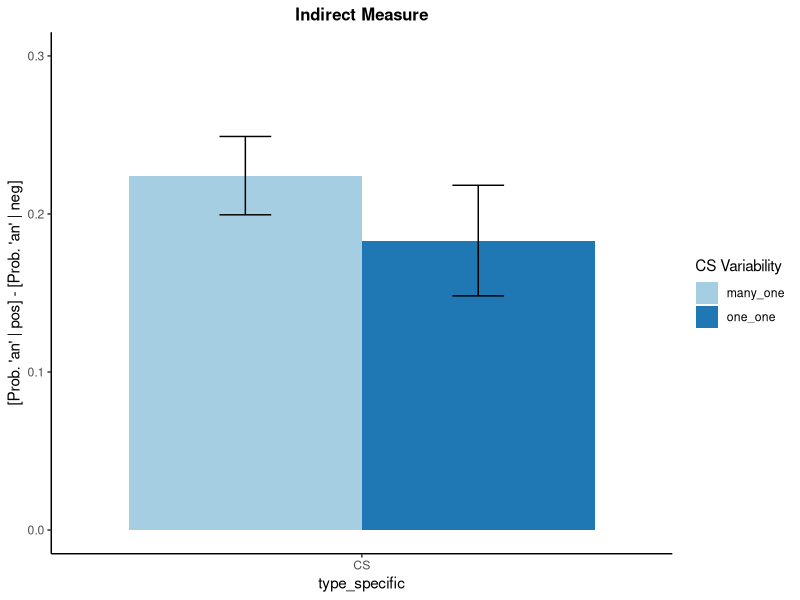

Write R code to recreate this figure. (Note: this script raises an error after producing the figure.)

################### CS Variability: one-to-one vs. many-to-one
### january, 2021
### Kathrin Reichmann

### Indirect Measure

### content:

# Key Press:
# (1) Type x CS Variability
# (2) Type x CS Variability x Measure
# (3) CS Category
# (4) individual CS exemplars
# (5) individual targets

# Reaction Times:
# (1) Type x CS Variability
# (2) Type x CS Variability x Measure

### import:
#indirect.csv

### set working directory:
setwd("\\\\sn00.zdv.uni-tuebingen.de/siskr01/Documents/Github/CSCond_analysis/CSCond_analysis/data")
#setwd("C:/Users/reich/Documents/GitHub/CSCond_analysis/data")

library(dplyr)
#library(tidyverse)

#Plot
library(ggplot2)

#Analysis
library(afex)
library(lme4)

#Functions
CI <- function(x) qnorm(0.975)*sd(x)/sqrt(length(x))
se <- function(x) sd(x)/sqrt(length(x))

setwd("\\\\sn00.zdv.uni-tuebingen.de/siskr01/Documents/Github/CSCond_analysis/CSCond_analysis/data")
#setwd("C:/Users/reich/Documents/GitHub/CSCond_analysis/data")


#import data
indirect <- read.csv2('indirect.csv', header = TRUE)
str(indirect)

as_factor <- c("subject", "val", "condition_code", "condition", "measure", "measure_code", "type", "type_specific", "category", "cs_selected")

for (factor in as_factor){
  indirect[, factor] <- as.factor(indirect[,factor])
}

indirect$type_specific <- factor(indirect$type_specific, levels = c("CS", "GS same", "GS different", "Feature"))
str(indirect)

# calculate probabilities -------------------------------------------------


#generate variable prob
dataIndirect <- aggregate(response ~ subject + condition_code + condition + measure + val + type + type_specific, indirect, sum )
dataIndirect$nr_val <- aggregate(response ~ subject + condition_code + condition + measure + val + type + type_specific, indirect, length)[[8]]
dataIndirect$prob <- (dataIndirect$response/dataIndirect$nr_val) #prob: proportion "angenehm" of all stimuli in a combination of conditions
head(dataIndirect)

#generate variable diff
for (name in unique(dataIndirect$type_specific)){
  temp <- dataIndirect[dataIndirect$type_specific == name,];
  dataIndirect$diff[dataIndirect$type_specific == name] <- temp$prob[temp$val == "pos"] - temp$prob[temp$val == "neg"]
}

#columns for all "angenehm" and "unangenehm" answers
dataIndirect$an <- dataIndirect$response #column for "unangenehm" answer
dataIndirect$un <- dataIndirect$nr_val - dataIndirect$response #column for "angenehm" answer
head(dataIndirect)


### Plot difference scores: CS Variability x Type

barplotDiffData <- aggregate(diff ~ condition + type_specific, dataIndirect, mean)
barplotDiffData$se <- aggregate(diff ~ condition + type_specific, dataIndirect, se)[[3]]


barplotDiff <- ggplot(barplotDiffData, aes (x = type_specific, y = diff, fill = condition)) +
  geom_bar(stat = 'identity', position = position_dodge(), show.legend = TRUE) +
  geom_errorbar(aes(ymin= diff - se, ymax= diff + se), width=.2,
                position=position_dodge(.9)) +
  ggtitle("Indirect Measure") + 
  scale_fill_brewer(palette = "Paired") +
  theme_classic() +
  theme(plot.title = element_text (hjust = 0.5, face = "bold", size = 12)) +
  labs(fill = "CS Variability") +
  scale_y_continuous (name = "[Prob. 'an' | pos] - [Prob. 'an' | neg]", breaks = seq(0, 0.3, 0.1), limits = c(0, 0.3))
barplotDiff


################### one-sample t-tests
#H0: mu = 0
#H1: mu not equal to 0 -> EC effect is significant

#for GS different
t.test(dataIndirect$diff[dataIndirect$condition == "one_one" & dataIndirect$type_specific == "GS different"], mu = 0, alternative = "two.sided")
t.test(dataIndirect$diff[dataIndirect$condition == "many_one" & dataIndirect$type_specific == "GS different"], mu = 0, alternative = "two.sided")


################### (1) CS Variability x Type (CS vs. GS same)

#Hypothesis: interaction type x CS Variability


CSGSsame <- dataIndirect[dataIndirect$type_specific == "CS" | dataIndirect$type_specific == "GS same",]

#### mixed-model ANOVA with CS Variability x Type (CS vs. GS same)
indirect.type <- aggregate(diff ~ condition + type_specific + subject, CSGSsame, mean)
aov_specific <- aov_car(diff ~ condition*type_specific + Error(subject/type_specific), indirect.type, anova_table = list("pes"))
aov_specific

#2-way interaction n.s.

################### CS Variability x Type (CS vs. GS same vs. GS different vs. Feature)

#### mixed-model ANOVA with CS Variability x Type (CS vs. GS same vs. GS different vs. Feature)
indirect.type <- aggregate(diff ~ condition + type_specific + subject, dataIndirect, mean)
aov_specific <- aov_car(diff ~ condition*type_specific + Error(subject/type_specific), indirect.type, anova_table = list("pes"))
summary(aov_specific)
#Departure from Sphericity, use Greenhouse-Geisser correction

#interaction n.s.
#main effect type_specific
aggregate(diff ~ type_specific, dataIndirect, mean)


##????? as linear model
lm.type_specific <- lm(diff ~ type_specific*condition, dataIndirect)
summary(lm.type_specific)

lm.type_specific2 <- lmer(diff ~ type_specific + condition + (type_specific | subject), dataIndirect)
summary(lm.type_specific)

lm.type_specific3 <- lmer(diff ~ type_specific*condition + (type_specific | subject), dataIndirect)
summary(lm.type_specific3)

anova(lm.type_specific2, lm.type_specific3)



#simple slopes
#CS
lm1 <- lm(diff ~ condition, dataIndirect[dataIndirect$type_specific == "CS",])
summary(lm1)

lm2 <- lm(diff ~ condition, dataIndirect[dataIndirect$type_specific == "GS same",])
summary(lm2)

lm3 <- lm(diff ~ condition, dataIndirect[dataIndirect$type_specific == "GS different",])
summary(lm3)

lm4 <- lm(diff ~ condition, dataIndirect[dataIndirect$type_specific == "Feature",])
summary(lm4)


################### randomly select 2 CSs in "many-to-one"

new_one <- indirect[indirect$condition == "one_one",]
new_many <- indirect[indirect$condition == "many_one",]
new_many <- new_many[!new_many$type_specific == "CS",]
new_indirect <- rbind(new_one, new_many)

for (subject in unique(indirect$subject)){
  if (indirect$condition[indirect$subject == subject] == "many_one"){
    for (cat in 1:4){
      temp <- indirect[indirect$subject == subject & indirect$type_specific == "CS" & indirect$category == cat,]
      select <- temp[1:2,]
      new_indirect <- rbind(new_indirect, select)
    }
  }
  
}

#generate variable prob
dataIndirect_new <- aggregate(response ~ subject + condition_code + condition + measure + val + type + type_specific, new_indirect, sum )
dataIndirect_new$nr_val <- aggregate(response ~ subject + condition_code + condition + measure + val + type + type_specific, new_indirect, length)[[8]]
dataIndirect_new$prob <- (dataIndirect$response/dataIndirect$nr_val) #prob: proportion "angenehm" of all stimuli in a combination of conditions
head(dataIndirect)

#generate variable diff
for (name in unique(dataIndirect_new$type_specific)){
  temp <- dataIndirect_new[dataIndirect_new$type_specific == name,];
  dataIndirect_new$diff[dataIndirect_new$type_specific == name] <- temp$prob[temp$val == "pos"] - temp$prob[temp$val == "neg"]
}

#Plot
barplotDiffData <- aggregate(diff ~ condition + type_specific, dataIndirect_new, mean)
barplotDiffData$se <- aggregate(diff ~ condition + type_specific, dataIndirect_new, se)[[3]]


barplotDiff <- ggplot(barplotDiffData, aes (x = type_specific, y = diff, fill = condition)) +
  geom_bar(stat = 'identity', position = position_dodge(), show.legend = TRUE) +
  geom_errorbar(aes(ymin= diff - se, ymax= diff + se), width=.2,
                position=position_dodge(.9)) +
  ggtitle("Indirect Measure") + 
  scale_fill_brewer(palette = "Paired") +
  theme_classic() +
  theme(plot.title = element_text (hjust = 0.5, face = "bold", size = 12)) +
  labs(fill = "CS Variability") +
  scale_y_continuous (name = "[Prob. 'an' | pos] - [Prob. 'an' | neg]", breaks = seq(0, 0.3, 0.1), limits = c(0, 0.3))
barplotDiff

#### mixed-model ANOVA with CS Variability x Type (CS -only 2 CSs vs. GS same vs. GS different vs. Feature)
indirect.type <- aggregate(diff ~ condition + type_specific + subject, dataIndirect_new, mean)
aov_specific <- aov_car(diff ~ condition*type_specific + Error(subject/type_specific), indirect.type, anova_table = list("pes"))
summary(aov_specific)
#Departure from Sphericity, use Greenhouse-Geisser correction

################### calculate Generalized Linear Model (GLM)

#GLM on (un, an) condition * type_specific * val

glm1 <- glm(cbind(un, an) ~ 1, binomial, dataIndirect) #minimal model
glm2 <- glm(cbind(un, an) ~ condition + type_specific + val, binomial, dataIndirect)
glm3 <- glm(cbind(un, an) ~ condition* type_specific + val, binomial, dataIndirect)
glm4 <- glm(cbind(un, an) ~ condition* type_specific * val, binomial, dataIndirect) #saturated model
anova(glm1, glm2, glm3, glm4, test = "LRT")
summary(glm4)

#"WK angenehm bei one_one und CS"
predict(glm4, data.frame(condition = "one_one", type_specific = "CS", val = 'neg'), type = "resp")
predict(glm4, data.frame(condition = "one_one", type_specific = "CS", val = 'pos'), type = "resp")


################## Additional plots

#plot different valences
barplotDiffData <- aggregate(prob ~ val + type_specific + condition, dataIndirect, mean)
barplotDiffData$se <- aggregate(prob ~ val + type_specific + condition, dataIndirect, se)[[4]]

barplotPosNeg <- ggplot(barplotDiffData, aes (x = type_specific, y = prob, fill = condition)) +
  facet_grid(. ~ val)+
  geom_bar(stat = 'identity', position = position_dodge(), show.legend = TRUE) +
  geom_errorbar(aes(ymin= prob - se, ymax= prob + se), width=.2,
                position=position_dodge(.9)) +
    geom_hline(yintercept = 0.5, color = "red") +
  ggtitle("Positive and Negative Valence") + 
  theme(plot.title = element_text (hjust = 0.5, face = "bold", size = 12)) +
  scale_fill_brewer(palette = "Paired") +
  scale_y_continuous(name = "Prob. of 'Angenehm'")
barplotPosNeg

#boxplot
posnegIndirectData <- aggregate(prob ~ val + type_specific + condition, dataIndirect, mean)
posnegIndirect <- ggplot(dataIndirect, aes (x = type_specific, y = prob, fill = condition)) +
  facet_grid(. ~ val) +
  stat_boxplot(geom = "errorbar") +
  geom_boxplot(show.legend = TRUE) +
  ggtitle("Positive and Negative Pairings") + 
  theme(plot.title = element_text (hjust = 0.5, face = "bold", size = 12)) +
  scale_fill_brewer(palette = "Blues") +
  scale_y_continuous(name = "Prob. of 'Angenehm'")
posnegIndirect

################## (2) Variability x Type x Measure

#Plot
barplotDiffMeasure <- aggregate(diff ~ type_specific + measure + condition, dataIndirect, mean)
barplotDiffMeasure$se <- aggregate(diff ~ type_specific + measure + condition, dataIndirect, se)[[4]]

indirect.Measure <- ggplot(barplotDiffMeasure, aes (x = type_specific, y = diff, fill = condition)) +
  facet_grid(. ~ measure) +
  geom_bar(stat = 'identity', position = position_dodge(), show.legend = TRUE) +
  geom_errorbar(aes(ymin= diff - se, ymax= diff + se), width=.2,
                position=position_dodge(.9)) +
  ggtitle("Indirect Measure") + 
  theme(plot.title = element_text (hjust = 0.5, face = "bold", size = 12)) +
  scale_fill_brewer(palette = "Paired")  + 
  scale_y_continuous(name = "[Prob. 'an' | pos] - [Prob. 'an' | neg]")
indirect.Measure

#ANOVA
indirect.measure <- aggregate(diff ~ condition + measure + type_specific + subject, dataIndirect, mean)
aov_measure <- aov_car(diff ~ condition*type_specific*measure + Error(subject/type_specific), indirect.measure, anova_table = list("pes"))
aov_measure
summary(aov_measure)
#interaction n.s., no significant influence of 'measure'

################## (3) including category

categoryIndirect <- aggregate(response ~  condition  + val + type_specific + category, indirect, sum )
categoryIndirect$nr_val <- aggregate(response ~ condition + val + type_specific + category, indirect, length)[[5]]
categoryIndirect$prob <- (categoryIndirect$response/categoryIndirect$nr_val)
#head(categoryIndirect)

plot.categories <- ggplot(categoryIndirect, aes (x = category, y = prob, fill = val)) +
  stat_boxplot(geom = "errorbar") +
  geom_boxplot(show.legend = TRUE) +
  geom_hline(yintercept = 0.5, color = "red") +
  ggtitle("Categories") + 
  theme(plot.title = element_text (hjust = 0.5, face = "bold", size = 12)) +
  scale_fill_brewer(palette = "Blues") 
plot.categories

################## (4) including individual CSs

################## (5) including targets


targetsIndirect <- aggregate(response ~ target + val + condition + type_specific, indirect, sum)
targetsIndirect$nr_val <- aggregate(response ~ target + val + condition + type_specific, indirect, length) [[5]]
targetsIndirect$prob <- (targetsIndirect$response/targetsIndirect$nr_val)
#targetsIndirect

#generate variable diff
#not all cells have data, yet!
for (target in unique(targetsIndirect$target)){
  for (name in unique(targetsIndirect$type_specific)){
    temp <- targetsIndirect[targetsIndirect$target == target & targetsIndirect$type_specific == name,];
    targetsIndirect$diff[targetsIndirect$target == target & targetsIndirect$type_specific == name] <- temp$prob[temp$val == "pos"] - temp$prob[temp$val == "neg"]
  }
}


head(targetsIndirect)

lmProbTargets <- lmer(diff ~ type_specific*condition*val + (type_specific|target), targetsIndirect)
#summary(lmProbTargets)

plot.targets <- aggregate(prob ~ target + val, targetsIndirect, mean)
plot.targets$target <- as.factor(plot.targets$target)

for(target in unique(plot.targets$target)){
  temp <- plot.targets[plot.targets$target == target,]
  plot.targets$diff[plot.targets$target == target] <- temp$prob[temp$val == "pos"] - temp$prob[temp$val == "neg"]
}
plotTarget <- ggplot(plot.targets[plot.targets$val == "neg",], aes (x = target, y = diff)) +
  geom_point() +
  ggtitle("Targets on x-axis") + 
  theme(plot.title = element_text (hjust = 0.5, face = "bold", size = 12)) +
  scale_color_brewer(palette = "Set1") +
  scale_y_continuous(name = "Difference (Prob. Angenehm | Pos) - (Prob Angenehm | Neg)")
#plotTarget


################## (6) including presentation order

presOrder <- aggregate(response ~ nr_pres + val , indirect, sum)
presOrder$nr_val <- aggregate(response ~ nr_pres + val, indirect, length) [[3]]
presOrder$se <- aggregate(response ~ nr_pres + val, indirect, se) [[3]]
presOrder$prob <- (presOrder$response/presOrder$nr_val)
#head(presOrder)

#aggregate(prob ~ val + type_specific, dataIndirect, mean)
plot.presOrder <- ggplot(presOrder, aes (x = nr_pres, y = prob, col = val)) +
  geom_point(show.legend = TRUE) +
  geom_hline(yintercept = 0.5, color = "red") +
  ggtitle("Positive and Negative Pairings") + 
  theme(plot.title = element_text (hjust = 0.5, face = "bold", size = 12)) +
  scale_color_brewer(palette = "Set1") +
  scale_y_continuous(name = "Prob. of 'Angenehm'")
#plot.presOrder

presOrder <- aggregate(rt ~ condition + type_specific, indirect, mean)
presOrder$se <- aggregate(rt ~ condition + type_specific, indirect, se) [[2]]

#aggregate(prob ~ val + type_specific, dataIndirect, mean)
plot.presOrder <- ggplot(presOrder, aes (x = type_specific, y = rt, col = condition)) +
  geom_point(show.legend = TRUE) +
  ggtitle("Reaction Times") + 
  theme(plot.title = element_text (hjust = 0.5, face = "bold", size = 12)) +
  scale_color_brewer(palette = "Set1") +
  scale_y_continuous(name = "Presentation Order")
plot.presOrder


# reaction times ----------------------------------------------------------
